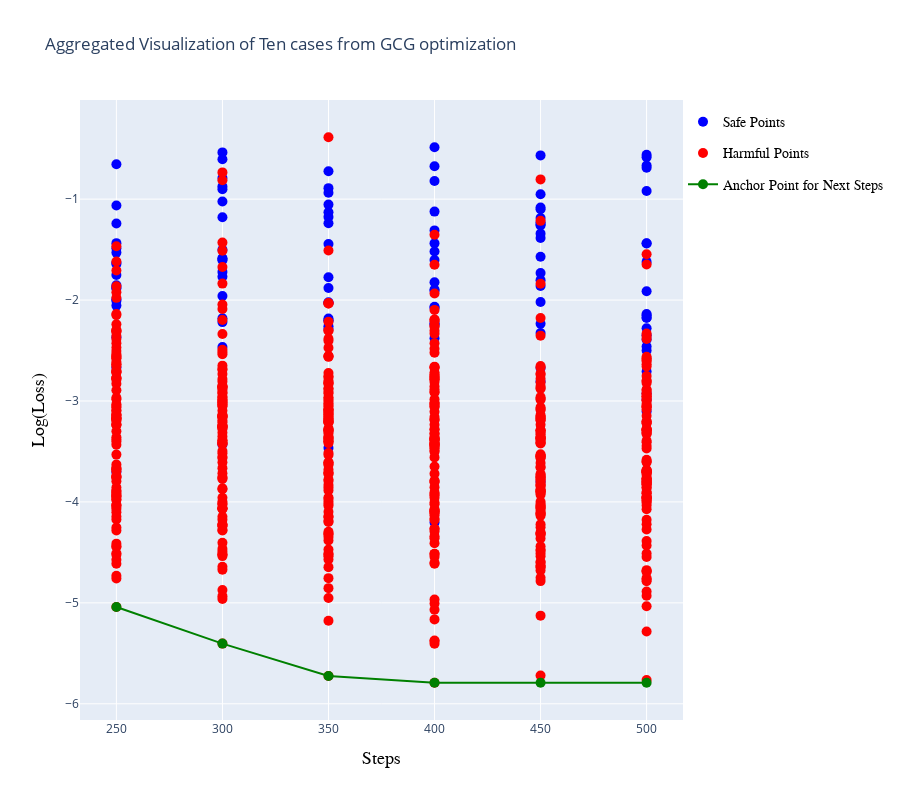

Write notebook code for a chart like this one.
### Code cell
case_step__loss_d_for_plot_processed = {'case1': ddict(list), 'case2': ddict(list)}
for key1 in case_step__loss_d_for_plot:
    for key2 in case_step__loss_d_for_plot[key1]:
        case_step__loss_d_for_plot_processed[key1][key2] = np.log(case_step__loss_d_for_plot[key1][key2])
import numpy as np
import plotly.graph_objects as go

fig = go.Figure()

# 为每个case定义一致的颜色
colors = {'case1': 'blue', 'case2': 'red'}

# 保证图例中只显示一次每个case
legend_added = {'case1': False, 'case2': False}
legend_name = {'case1': "Safe Points", 'case2': "Harmful Points"}

# 初始化记录最低点的列表
lowest_loss_points = []
min_loss_so_far = np.inf

# 首先确定所有步骤
all_steps = sorted(set(step for steps in case_step__loss_d_for_plot_processed.values() for step in steps))

# 遍历每个步骤，找出该步骤所有case的最低loss，并记录所有点
for step in all_steps:
    current_step_min_loss = np.inf  # 初始化当前步骤的最低loss
    for case, steps in case_step__loss_d_for_plot_processed.items():
        if step in steps:
            losses = steps[step]
            # 更新当前步骤的最低loss
            current_step_min_loss = min(current_step_min_loss, min(losses))

            # 画出当前case的所有点
            fig.add_trace(go.Scatter(
                x=[step] * len(losses),
                y=losses,
                mode='markers',
                name=legend_name[case] if not legend_added[case] else None,
                marker=dict(size=10, color=colors[case]),
                legendgroup=case,
                showlegend=not legend_added[case]
            ))
            legend_added[case] = True

    # 检查当前步骤的最低loss是否为全局最低
    if current_step_min_loss < min_loss_so_far:
        min_loss_so_far = current_step_min_loss
    lowest_loss_points.append((step, min_loss_so_far))

# 根据记录的最低损失点连线
if lowest_loss_points:
    steps, losses = zip(*lowest_loss_points)
    fig.add_trace(go.Scatter(
        x=steps,
        y=losses,
        mode='lines+markers',
        name='Anchor Point for Next Steps',
        marker=dict(size=10, color='green'),
        line=dict(color='green')
    ))


fig.update_layout(
    title='Aggregated Visualization of Ten cases from GCG optimization',
    xaxis_title='Steps',
    yaxis_title='Log(Loss)',
    legend=dict(
        yanchor="top",
        y=0.99,
        xanchor="left",
        x=1,
        title_font=dict(size=16, color='black', family='Arial, sans-serif'),  # 设置图例标题的字体
        font=dict(size=14, color='black', family='Arial, sans-serif')  # 设置图例项的字体
    ),
    height=800,
    xaxis=dict(
        title='Steps',
        title_font=dict(size=18, color='black', family='Arial, sans-serif'),  # 设置X轴标题的字体
    ),
    yaxis=dict(
        title='Log(Loss)',
        title_font=dict(size=18, color='black', family='Arial, sans-serif'),  # 设置Y轴标题的字体
    )
)


fig.show()
fig.write_image(f"./figures/{model}_optimization_process.pdf",width=1200, height=800)

### Figure 1 — Plotly figure (JSON) as saved in the notebook; plotly's stock layout.template omitted (floating-point values rounded to 4 significant figures)
{"data": [{"legendgroup": "case1", "marker": {"color": "blue", "size": 10}, "mode": "markers", "name": "Safe Points", "showlegend": true, "type": "scatter", "x": [250, 250, 250, 250, 250, 250, 250, 250, 250, 250, 250, 250, 250, 250, 250, 250, 250, 250], "y": [-1.881, -1.632, -1.064, -0.6538, -1.242, -1.436, -1.644, -1.853, -1.53, -1.88, -1.486, -2.668, -1.752, -2.007, -1.993, -2.37, -2.055, -3.702]}, {"legendgroup": "case2", "marker": {"color": "red", "size": 10}, "mode": "markers", "name": "Harmful Points", "showlegend": true, "type": "scatter", "x": [250, 250, 250, 250, 250, 250, 250, 250, 250, 250, 250, 250, 250, 250, 250, 250, 250, 250, 250, 250, 250, 250, 250, 250, 250, 250, 250, 250, 250, 250, 250, 250, 250, 250, 250, 250, 250, 250, 250, 250, 250, 250, 250, 250, 250, 250, 250, 250, 250, 250, 250, 250, 250, 250, 250, 250, 250, 250, 250, 250, 250, 250, 250, 250, 250, 250, 250, 250, 250, 250, 250, 250, 250, 250, 250, 250, 250, 250, 250, 250, 250, 250, 250, 250, 250, 250, 250, 250, 250, 250, 250, 250, 250, 250, 250, 250, 250, 250, 250, 250, 250], "y": [-3.951, -3.892, -3.66, -4.413, -3.236, -3.134, -1.467, -2.717, -4.612, -3.749, -1.708, -2.773, -2.658, -3.033, -2.575, -4.174, -3.177, -3.979, -2.313, -2.149, -2.55, -3.921, -3.382, -1.864, -3.753, -4.033, -2.559, -4.049, -2.984, -2.385, -3.937, -3.796, -3.187, -2.704, -2.893, -3.742, -3.099, -2.771, -2.505, -3.062, -3.162, -1.978, -3.913, -4.253, -2.315, -3.677, -3.17, -3.091, -2.968, -3.141, -3.858, -3.889, -2.79, -2.139, -3.137, -4.443, -4.145, -2.357, -1.924, -2.714, -2.7, -2.611, -4.573, -2.637, -2.239, -3.434, -4.028, -3.976, -3.232, -3.76, -4.071, -2.536, -3.628, -3.531, -2.298, -3.198, -2.471, -3.402, -3.048, -3.299, -2.299, -4.282, -2.636, -4.758, -3.695, -3.945, -4.731, -2.774, -2.83, -2.427, -3.358, -4.441, -3.171, -2.576, -1.618, -4.102, -4.522, -3.237, -4.508, -3.671, -5.041]}, {"legendgroup": "case1", "marker": {"color": "blue", "size": 10}, "mode": "markers", "showlegend": false, "type": "scatter", "x": [300, 300, 300, 300, 300, 300, 300, 300, 300, 300, 300, 300, 300, 300, 300, 300, 300, 300], "y": [-0.9022, -0.6058, -2.218, -1.586, -2.466, -1.721, -0.7909, -1.96, -0.8744, -2.18, -1.179, -1.024, -1.501, -1.592, -1.769, -0.537, -1.605, -3.432]}, {"legendgroup": "case2", "marker": {"color": "red", "size": 10}, "mode": "markers", "showlegend": false, "type": "scatter", "x": [300, 300, 300, 300, 300, 300, 300, 300, 300, 300, 300, 300, 300, 300, 300, 300, 300, 300, 300, 300, 300, 300, 300, 300, 300, 300, 300, 300, 300, 300, 300, 300, 300, 300, 300, 300, 300, 300, 300, 300, 300, 300, 300, 300, 300, 300, 300, 300, 300, 300, 300, 300, 300, 300, 300, 300, 300, 300, 300, 300, 300, 300, 300, 300, 300, 300, 300, 300, 300, 300, 300, 300, 300, 300, 300, 300, 300, 300, 300, 300, 300, 300, 300, 300, 300, 300, 300, 300, 300, 300, 300, 300, 300, 300, 300, 300, 300, 300, 300, 300, 300], "y": [-3.02, -2.682, -2.965, -3.018, -2.999, -4.672, -4.52, -1.837, -4.962, -3.044, -3.165, -3.564, -2.923, -3.249, -3.259, -2.337, -3.411, -3.052, -3.157, -3.032, -3.147, -3.316, -4.176, -2.913, -4.228, -4.24, -3.555, -3.427, -4.229, -2.515, -1.673, -2.782, -4.493, -2.198, -3.764, -4.282, -3.193, -2.852, -3.716, -0.8129, -4.643, -3.25, -2.493, -4.537, -2.045, -4.065, -4.872, -1.431, -4.933, -0.735, -4.465, -4.063, -4.025, -3.496, -3.422, -3.999, -3.268, -3.416, -2.69, -3.247, -4.278, -2.65, -4.015, -3.242, -3.865, -2.955, -3.388, -2.733, -2.856, -3.753, -3.279, -3.352, -3.518, -3.21, -3.137, -4.063, -3.149, -3.095, -2.983, -2.868, -2.89, -2.853, -3.772, -4.069, -4.221, -2.088, -2.872, -4.404, -4.146, -2.536, -4.519, -2.997, -2.808, -3.608, -3.153, -3.665, -3.39, -3.874, -3.959, -1.512, -5.404]}, {"legendgroup": "case1", "marker": {"color": "blue", "size": 10}, "mode": "markers", "showlegend": false, "type": "scatter", "x": [350, 350, 350, 350, 350, 350, 350, 350, 350, 350, 350, 350, 350, 350, 350, 350, 350, 350], "y": [-2.2, -1.054, -1.88, -2.259, -1.24, -1.444, -1.131, -0.8913, -2.021, -0.9362, -2.285, -1.178, -2.03, -0.7242, -2.206, -1.774, -2.184, -3.466]}, {"legendgroup": "case2", "marker": {"color": "red", "size": 10}, "mode": "markers", "showlegend": false, "type": "scatter", "x": [350, 350, 350, 350, 350, 350, 350, 350, 350, 350, 350, 350, 350, 350, 350, 350, 350, 350, 350, 350, 350, 350, 350, 350, 350, 350, 350, 350, 350, 350, 350, 350, 350, 350, 350, 350, 350, 350, 350, 350, 350, 350, 350, 350, 350, 350, 350, 350, 350, 350, 350, 350, 350, 350, 350, 350, 350, 350, 350, 350, 350, 350, 350, 350, 350, 350, 350, 350, 350, 350, 350, 350, 350, 350, 350, 350, 350, 350, 350, 350, 350, 350, 350, 350, 350, 350, 350, 350, 350, 350, 350, 350, 350, 350, 350, 350, 350, 350, 350, 350, 350], "y": [-4.471, -3.183, -3.119, -2.035, -3.322, -3.354, -3.792, -2.214, -4.151, -2.472, -3.368, -3.624, -3.886, -3.399, -2.563, -3.632, -4.755, -4.295, -3.146, -3.384, -3.054, -4.32, -4.383, -4.314, -4.854, -4.19, -3.857, -2.817, -3.134, -2.879, -4.539, -3.719, -2.91, -3.289, -4.571, -4.952, -3.957, -3.298, -2.384, -4.348, -2.303, -2.999, -3.833, -4.512, -3.724, -4.646, -2.757, -0.387, -3.118, -3.187, -3.205, -2.029, -3.204, -4.199, -3.039, -3.297, -3.084, -2.403, -3.516, -3.281, -3.607, -2.556, -3.361, -4.038, -3.209, -3.172, -4.522, -2.763, -3.4, -2.831, -3.996, -3.097, -2.962, -4.02, -3.084, -2.877, -2.981, -4.098, -3.61, -3.088, -3.777, -1.509, -2.555, -3.535, -3.157, -3.273, -4.143, -2.824, -2.798, -2.033, -3.707, -3.968, -2.302, -3.68, -2.723, -5.177, -3.021, -3.213, -2.925, -3.417, -5.724]}, {"legendgroup": "case1", "marker": {"color": "blue", "size": 10}, "mode": "markers", "showlegend": false, "type": "scatter", "x": [400, 400, 400, 400, 400, 400, 400, 400, 400, 400, 400, 400, 400, 400, 400, 400, 400], "y": [-0.8201, -1.31, -2.243, -2.23, -1.124, -2.075, -0.4863, -1.438, -2.379, -1.823, -1.603, -1.908, -1.519, -2.067, -0.6751, -1.895, -4.203]}, {"legendgroup": "case2", "marker": {"color": "red", "size": 10}, "mode": "markers", "showlegend": false, "type": "scatter", "x": [400, 400, 400, 400, 400, 400, 400, 400, 400, 400, 400, 400, 400, 400, 400, 400, 400, 400, 400, 400, 400, 400, 400, 400, 400, 400, 400, 400, 400, 400, 400, 400, 400, 400, 400, 400, 400, 400, 400, 400, 400, 400, 400, 400, 400, 400, 400, 400, 400, 400, 400, 400, 400, 400, 400, 400, 400, 400, 400, 400, 400, 400, 400, 400, 400, 400, 400, 400, 400, 400, 400, 400, 400, 400, 400, 400, 400, 400, 400, 400, 400, 400, 400, 400, 400, 400, 400, 400, 400, 400, 400, 400, 400, 400, 400, 400, 400, 400, 400, 400, 400], "y": [-3.408, -4.167, -5.378, -2.428, -3.107, -5.068, -3.187, -2.483, -4.515, -3.421, -2.784, -3.383, -1.649, -4.072, -4.091, -3.856, -2.76, -2.753, -4.409, -4.113, -2.213, -4.131, -3.791, -2.735, -2.811, -3.721, -2.254, -2.916, -3.158, -3.058, -3.649, -4.967, -5.374, -4.269, -2.855, -3.559, -4.022, -2.334, -4.264, -4.341, -3.39, -3.322, -3.283, -2.884, -2.263, -4.004, -3.029, -3.467, -3.38, -3.922, -2.305, -5.405, -3.029, -2.667, -3.491, -3.435, -3.185, -2.718, -3.235, -2.66, -2.908, -3.431, -4.099, -3.443, -3.281, -4.514, -3.371, -3.935, -4.095, -2.195, -1.353, -5.007, -3.959, -3.794, -2.787, -4.292, -2.192, -4.613, -3.358, -3.456, -2.773, -4.544, -3.014, -3.906, -4.603, -4.359, -3.37, -2.097, -2.982, -3.055, -2.521, -3.426, -3.504, -5.164, -4.179, -4.081, -2.67, -3.806, -3.326, -1.935, -5.791]}, {"legendgroup": "case1", "marker": {"color": "blue", "size": 10}, "mode": "markers", "showlegend": false, "type": "scatter", "x": [450, 450, 450, 450, 450, 450, 450, 450, 450, 450, 450, 450, 450, 450, 450, 450, 450, 450, 450, 450], "y": [-0.5668, -1.571, -2.674, -2.807, -1.248, -1.083, -2.235, -2.326, -1.26, -1.732, -1.1, -1.342, -1.229, -1.861, -1.803, -1.384, -1.186, -2.02, -0.9517, -3.8]}, {"legendgroup": "case2", "marker": {"color": "red", "size": 10}, "mode": "markers", "showlegend": false, "type": "scatter", "x": [450, 450, 450, 450, 450, 450, 450, 450, 450, 450, 450, 450, 450, 450, 450, 450, 450, 450, 450, 450, 450, 450, 450, 450, 450, 450, 450, 450, 450, 450, 450, 450, 450, 450, 450, 450, 450, 450, 450, 450, 450, 450, 450, 450, 450, 450, 450, 450, 450, 450, 450, 450, 450, 450, 450, 450, 450, 450, 450, 450, 450, 450, 450, 450, 450, 450, 450, 450, 450, 450, 450, 450, 450, 450, 450, 450, 450, 450, 450, 450, 450, 450, 450, 450, 450, 450, 450, 450, 450, 450, 450, 450, 450, 450, 450, 450, 450, 450, 450, 450, 450], "y": [-4.047, -4.301, -3.659, -3.723, -4.116, -3.55, -3.826, -3.76, -3.842, -5.126, -3.088, -4.752, -4.109, -4.326, -3.29, -3.88, -4.137, -3.364, -3.371, -2.988, -3.37, -2.962, -3.761, -3.892, -3.415, -3.567, -2.871, -3.747, -3.366, -3.929, -4.484, -3.732, -0.8046, -4.021, -4.035, -3.896, -1.838, -3.236, -3.29, -4.314, -2.879, -2.178, -3.188, -4.538, -3.776, -4.088, -3.998, -3.79, -3.912, -3.388, -3.527, -2.851, -2.977, -2.668, -3.164, -3.328, -3.614, -3.878, -3.355, -3.314, -3.14, -3.81, -4.647, -4.054, -4.439, -3.157, -4.25, -3.839, -4.784, -4.473, -4.627, -3.063, -3.653, -3.54, -1.215, -3.899, -4.642, -3.172, -4.363, -4.222, -4.592, -4.512, -4.316, -4.062, -3.293, -4.679, -3.421, -3.409, -3.551, -2.78, -2.815, -2.654, -3.551, -2.741, -4.12, -4.601, -2.729, -3.08, -3.19, -2.352, -5.72]}, {"legendgroup": "case1", "marker": {"color": "blue", "size": 10}, "mode": "markers", "showlegend": false, "type": "scatter", "x": [500, 500, 500, 500, 500, 500, 500, 500, 500, 500, 500, 500, 500, 500, 500, 500, 500, 500, 500, 500, 500, 500], "y": [-2.708, -0.9192, -2.499, -1.913, -2.279, -2.15, -2.461, -2.349, -0.5842, -2.926, -1.439, -2.176, -2.985, -2.176, -1.436, -2.392, -0.6665, -0.689, -0.56, -1.622, -2.139, -3.103]}, {"legendgroup": "case2", "marker": {"color": "red", "size": 10}, "mode": "markers", "showlegend": false, "type": "scatter", "x": [500, 500, 500, 500, 500, 500, 500, 500, 500, 500, 500, 500, 500, 500, 500, 500, 500, 500, 500, 500, 500, 500, 500, 500, 500, 500, 500, 500, 500, 500, 500, 500, 500, 500, 500, 500, 500, 500, 500, 500, 500, 500, 500, 500, 500, 500, 500, 500, 500, 500, 500, 500, 500, 500, 500, 500, 500, 500, 500, 500, 500, 500, 500, 500, 500, 500, 500, 500, 500, 500, 500, 500, 500, 500, 500, 500, 500, 500, 500, 500, 500, 500, 500, 500, 500, 500, 500, 500, 500, 500, 500, 500, 500, 500, 500, 500, 500, 500, 500, 500, 500], "y": [-4.222, -3.863, -2.967, -3.146, -2.926, -3.062, -2.953, -2.991, -3.827, -2.604, -2.594, -3.326, -2.952, -2.925, -3.277, -3.707, -3.583, -4.072, -4.676, -3.952, -3.985, -3.8, -3.713, -2.357, -3.204, -3.47, -3.394, -3.685, -4.512, -3.699, -4.688, -3.027, -2.752, -1.546, -5.034, -3.697, -3.281, -4.037, -3.765, -3.77, -3.706, -2.562, -2.659, -4.009, -2.889, -3.853, -4.768, -3.597, -2.637, -4.431, -2.821, -1.647, -3.083, -3.41, -2.331, -3.053, -3.318, -3.916, -3.806, -4.387, -4.887, -4.69, -3.784, -4.546, -4.755, -3.608, -3.29, -3.288, -3.202, -3.312, -3.952, -3.695, -3.956, -3.216, -3.99, -4.177, -3.914, -3.444, -2.799, -4.274, -3.734, -3.048, -3.966, -3.285, -2.892, -3.961, -3.221, -3.794, -4.929, -3.773, -4.786, -3.687, -3.825, -3.899, -3.818, -5.284, -2.8, -2.385, -2.995, -2.577, -5.765]}, {"line": {"color": "green"}, "marker": {"color": "green", "size": 10}, "mode": "lines+markers", "name": "Anchor Point for Next Steps", "type": "scatter", "x": [250, 300, 350, 400, 450, 500], "y": [-5.041, -5.404, -5.724, -5.791, -5.791, -5.791]}], "layout": {"height": 800, "legend": {"font": {"color": "black", "family": "Arial, sans-serif", "size": 14}, "title": {"font": {"color": "black", "family": "Arial, sans-serif", "size": 16}}, "x": 1, "xanchor": "left", "y": 0.99, "yanchor": "top"}, "title": {"text": "Aggregated Visualization of Ten cases from GCG optimization"}, "xaxis": {"title": {"font": {"color": "black", "family": "Arial, sans-serif", "size": 18}, "text": "Steps"}}, "yaxis": {"title": {"font": {"color": "black", "family": "Arial, sans-serif", "size": 18}, "text": "Log(Loss)"}}}}
